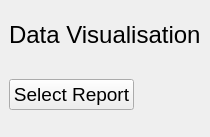
               <widget class="QWidget" name="DataVisualisation">
                <layout class="QVBoxLayout" name="verticalLayout_5">
                 <property name="spacing">
                  <number>0</number>
                 </property>
                 <property name="leftMargin">
                  <number>0</number>
                 </property>
                 <property name="topMargin">
                  <number>0</number>
                 </property>
                 <property name="rightMargin">
                  <number>0</number>
                 </property>
                 <property name="bottomMargin">
                  <number>0</number>
                 </property>
                 <item>
                  <widget class="QWidget" name="widget_4" native="true">
                   <layout class="QVBoxLayout" name="verticalLayout_8">
                    <property name="spacing">
                     <number>0</number>
                    </property>
                    <property name="leftMargin">
                     <number>0</number>
                    </property>
                    <property name="topMargin">
                     <number>0</number>
                    </property>
                    <property name="rightMargin">
                     <number>0</number>
                    </property>
                    <property name="bottomMargin">
                     <number>0</number>
                    </property>
                    <item alignment="Qt::AlignTop">
                     <widget class="QWidget" name="widget_5" native="true">
                      <property name="minimumSize">
                       <size>
                        <width>0</width>
                        <height>70</height>
                       </size>
                      </property>
                      <property name="font">
                       <font>
                        <pointsize>18</pointsize>
                       </font>
                      </property>
                      <layout class="QVBoxLayout" name="verticalLayout_13">
                       <item alignment="Qt::AlignHCenter">
                        <widget class="QLabel" name="label_2">
                         <property name="text">
                          <string>Data Visualisation</string>
                         </property>
                        </widget>
                       </item>
                      </layout>
                     </widget>
                    </item>
                    <item alignment="Qt::AlignLeft|Qt::AlignTop">
                     <widget class="QWidget" name="widget_6" native="true">
                      <property name="sizePolicy">
                       <sizepolicy hsizetype="Preferred" vsizetype="Expanding">
                        <horstretch>0</horstretch>
                        <verstretch>0</verstretch>
                       </sizepolicy>
                      </property>
                      <property name="font">
                       <font>
                        <pointsize>14</pointsize>
                       </font>
                      </property>
                      <layout class="QVBoxLayout" name="verticalLayout_14">
                       <item>
                        <widget class="QPushButton" name="select_report_dv_button">
                         <property name="text">
                          <string>Select Report</string>
                         </property>
                        </widget>
                       </item>
                      </layout>
                     </widget>
                    </item>
                    <item>
                     <widget class="QWidget" name="widget_7" native="true">
                      <property name="sizePolicy">
                       <sizepolicy hsizetype="Preferred" vsizetype="Expanding">
                        <horstretch>0</horstretch>
                        <verstretch>0</verstretch>
                       </sizepolicy>
                      </property>
                      <layout class="QVBoxLayout" name="verticalLayout_15"/>
                     </widget>
                    </item>
                   </layout>
                  </widget>
                 </item>
                </layout>
               </widget>
